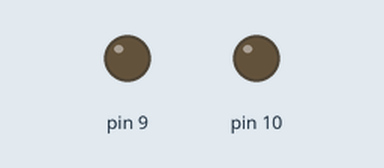
This sketch was run on a simulated Arduino Uno, built with avr-gcc and run on an emulated ATmega328P. On the bench: output pins drawn as LEDs (lit = HIGH).

Above: at 0.15 s.
At 19.94 s:
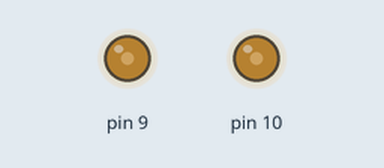
Timing chart, 0 to 19.8 s (numbered marks = the images above):
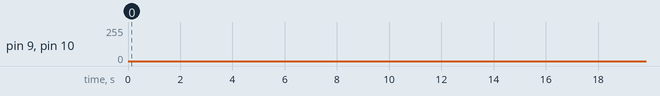

The sketch:

timer2_redeyes1.ino
```cpp
// (licence header left out)
void setupTimer2() {
  noInterrupts();
  // Clear registers
  TCCR2A = 0;
  TCCR2B = 0;
  TCNT2 = 0;

  // 200.32051282051282 Hz (16000000/((77+1)*1024))
  OCR2A = 77;
  // CTC
  TCCR2A |= (1 << WGM21);
  // Prescaler 1024
  TCCR2B |= (1 << CS22) | (1 << CS21) | (1 << CS20);
  // Output Compare Match A Interrupt Enable
  TIMSK2 |= (1 << OCIE2A);
  interrupts();
}

void setup() {
  pinMode(9, OUTPUT);
  pinMode(10, OUTPUT);
  setupTimer2();
}

class pwmLed {
    int led;
    int pwm;
    int direction;

  public:
    pwmLed(int _led, int _pwm = 0, int _direction = 1)
      : led(_led), pwm(_pwm), direction(_direction)
    {}

    void Next() {
      pwm += direction;
      analogWrite(led, pwm);
      if (pwm == 255)
        direction = -1;
      if (pwm == 0)
        direction = 1;
    }
};

// synchronous eyes
pwmLed pwm1(9, 0, 1);
pwmLed pwm2(10, 0, 1);

ISR(TIMER2_COMPA_vect) {
  static int divider = 0;
  if (divider == 0) {
    pwm1.Next();
    pwm2.Next();
  }
  divider++;
  divider %= 1;
}

void loop() {
}
```
